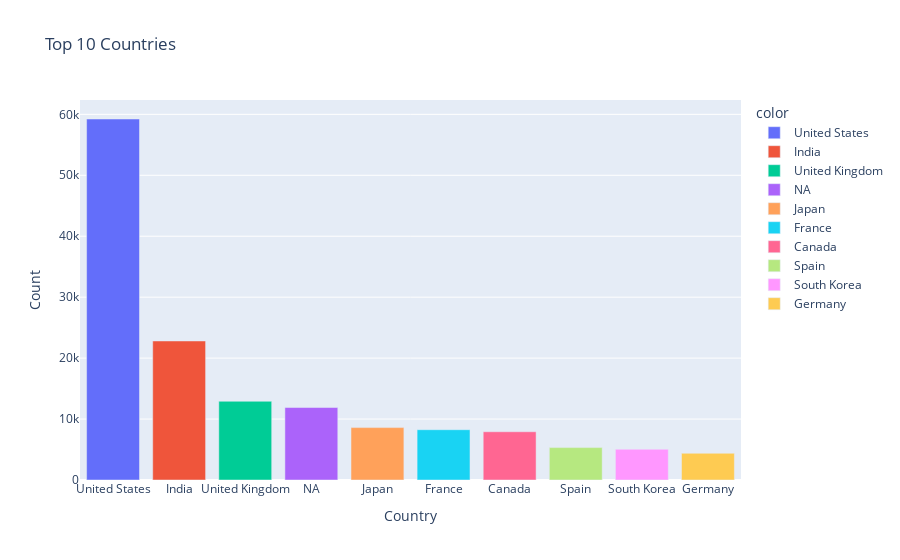

The cell this chart's notebook holds for it:
### Markdown cell above
### Top Countries based on content available

### Code cell
df_country_mx = df['country'].value_counts()[:10]
fig = px.bar(x=df_country_mx.index, y=df_country_mx.values, color=df_country_mx.index, title='Top 10 Countries', labels={'x': 'Country', 'y': 'Count'})
fig.show()

### Figure 1 — Plotly figure (JSON) as saved in the notebook; plotly's stock layout.template omitted (floating-point values rounded to 4 significant figures)
{"data": [{"alignmentgroup": "True", "hovertemplate": "color=United States<br>Country=%{x}<br>Count=%{y}<extra></extra>", "legendgroup": "United States", "marker": {"color": "#636efa", "pattern": {"shape": ""}}, "name": "United States", "offsetgroup": "United States", "orientation": "v", "showlegend": true, "textposition": "auto", "type": "bar", "x": ["United States"], "xaxis": "x", "y": [59237], "yaxis": "y"}, {"alignmentgroup": "True", "hovertemplate": "color=India<br>Country=%{x}<br>Count=%{y}<extra></extra>", "legendgroup": "India", "marker": {"color": "#EF553B", "pattern": {"shape": ""}}, "name": "India", "offsetgroup": "India", "orientation": "v", "showlegend": true, "textposition": "auto", "type": "bar", "x": ["India"], "xaxis": "x", "y": [22814], "yaxis": "y"}, {"alignmentgroup": "True", "hovertemplate": "color=United Kingdom<br>Country=%{x}<br>Count=%{y}<extra></extra>", "legendgroup": "United Kingdom", "marker": {"color": "#00cc96", "pattern": {"shape": ""}}, "name": "United Kingdom", "offsetgroup": "United Kingdom", "orientation": "v", "showlegend": true, "textposition": "auto", "type": "bar", "x": ["United Kingdom"], "xaxis": "x", "y": [12918], "yaxis": "y"}, {"alignmentgroup": "True", "hovertemplate": "color=NA<br>Country=%{x}<br>Count=%{y}<extra></extra>", "legendgroup": "NA", "marker": {"color": "#ab63fa", "pattern": {"shape": ""}}, "name": "NA", "offsetgroup": "NA", "orientation": "v", "showlegend": true, "textposition": "auto", "type": "bar", "x": ["NA"], "xaxis": "x", "y": [11894], "yaxis": "y"}, {"alignmentgroup": "True", "hovertemplate": "color=Japan<br>Country=%{x}<br>Count=%{y}<extra></extra>", "legendgroup": "Japan", "marker": {"color": "#FFA15A", "pattern": {"shape": ""}}, "name": "Japan", "offsetgroup": "Japan", "orientation": "v", "showlegend": true, "textposition": "auto", "type": "bar", "x": ["Japan"], "xaxis": "x", "y": [8599], "yaxis": "y"}, {"alignmentgroup": "True", "hovertemplate": "color=France<br>Country=%{x}<br>Count=%{y}<extra></extra>", "legendgroup": "France", "marker": {"color": "#19d3f3", "pattern": {"shape": ""}}, "name": "France", "offsetgroup": "France", "orientation": "v", "showlegend": true, "textposition": "auto", "type": "bar", "x": ["France"], "xaxis": "x", "y": [8252], "yaxis": "y"}, {"alignmentgroup": "True", "hovertemplate": "color=Canada<br>Country=%{x}<br>Count=%{y}<extra></extra>", "legendgroup": "Canada", "marker": {"color": "#FF6692", "pattern": {"shape": ""}}, "name": "Canada", "offsetgroup": "Canada", "orientation": "v", "showlegend": true, "textposition": "auto", "type": "bar", "x": ["Canada"], "xaxis": "x", "y": [7915], "yaxis": "y"}, {"alignmentgroup": "True", "hovertemplate": "color=Spain<br>Country=%{x}<br>Count=%{y}<extra></extra>", "legendgroup": "Spain", "marker": {"color": "#B6E880", "pattern": {"shape": ""}}, "name": "Spain", "offsetgroup": "Spain", "orientation": "v", "showlegend": true, "textposition": "auto", "type": "bar", "x": ["Spain"], "xaxis": "x", "y": [5315], "yaxis": "y"}, {"alignmentgroup": "True", "hovertemplate": "color=South Korea<br>Country=%{x}<br>Count=%{y}<extra></extra>", "legendgroup": "South Korea", "marker": {"color": "#FF97FF", "pattern": {"shape": ""}}, "name": "South Korea", "offsetgroup": "South Korea", "orientation": "v", "showlegend": true, "textposition": "auto", "type": "bar", "x": ["South Korea"], "xaxis": "x", "y": [5043], "yaxis": "y"}, {"alignmentgroup": "True", "hovertemplate": "color=Germany<br>Country=%{x}<br>Count=%{y}<extra></extra>", "legendgroup": "Germany", "marker": {"color": "#FECB52", "pattern": {"shape": ""}}, "name": "Germany", "offsetgroup": "Germany", "orientation": "v", "showlegend": true, "textposition": "auto", "type": "bar", "x": ["Germany"], "xaxis": "x", "y": [4383], "yaxis": "y"}], "layout": {"barmode": "relative", "legend": {"title": {"text": "color"}, "tracegroupgap": 0}, "title": {"text": "Top 10 Countries"}, "xaxis": {"anchor": "y", "domain": [0, 1], "title": {"text": "Country"}}, "yaxis": {"anchor": "x", "domain": [0, 1], "title": {"text": "Count"}}}}
